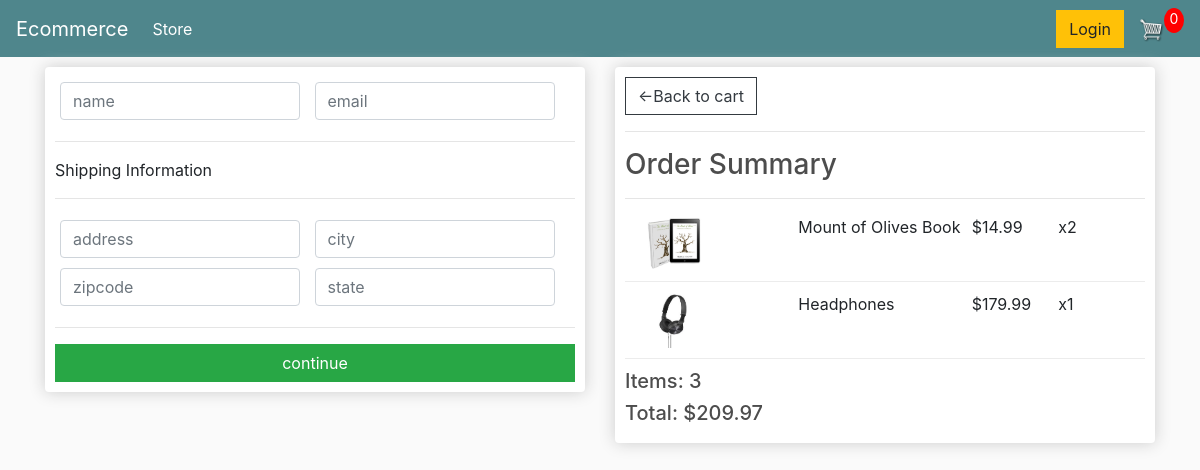
Screenshot of /checkout/ (signed in) with the database file from the repository.
### store/models.py (models this page shows, shortened)
class OrderItem(models.Model):
	product = models.ForeignKey(Product, on_delete=models.SET_NULL, null=True)
	order = models.ForeignKey(Order, on_delete=models.SET_NULL, null=True)
	quantity = models.IntegerField(default=0, null=True, blank=True)
	date_added = models.DateTimeField(auto_now_add=True)
	@property
	def get_total(self):
		total = self.product.price * self.quantity
		return total

class Product(models.Model):
	name = models.CharField(max_length=200, null=True)
	price = models.FloatField()
	digital = models.BooleanField(default=False, null=True, blank=True)
	image = models.ImageField(blank=True, null=True)
	@property
	def imageURL(self):
		try:
			url = self.image.url
		except:
			url = ''
		return url

class Order(models.Model):
	customer = models.ForeignKey(Customer, on_delete=models.SET_NULL, null=True, blank=True)
	date_ordered = models.DateTimeField(auto_now_add=True)
	complete = models.BooleanField(default=False)
	transaction_id = models.CharField(max_length=100, null=True)
	@property
	def get_cart_total(self):
		orderitems = self.orderitem_set.all()
		total = sum(item.get_total for item in orderitems)
		return total
	@property
	def get_cart_items(self):
		orderitems = self.orderitem_set.all()
		total = sum(item.quantity for item in orderitems)
		return total

### store/views.py (the view)
# urls.py: path('checkout/', views.checkout, name='checkout'),
def checkout(requests):
	if requests.user.is_authenticated:
			customer = requests.user.customer
			order, created = Order.objects.get_or_create(customer=customer, complete=False)
			items = order.orderitem_set.all()
	else:
			items = []
			order = {'get_cart_total':0, 'get_cart_items':0}
	context = {'items' : items, 'order': order}
	return render(requests,'store/checkout.html', context)

### Templates/store/checkout.html (shortened to what this page needs)
{% extends 'store/main.html' %}
{% load static %}
{% block content %}
	<div class="row">
		<div class="col-lg-6">
			<div class="box-element" id="form-wrapper">
				<form class="form">
					<div id="user-info">
						<div class="form-field">
							<input type="text" class="form-control" placeholder="name" name="email">
						</div>
						<div class="form-field">
							<input type="text" class="form-control" placeholder="email" name="email">
						</div>
					</div>
					<div id="shipping-info">
						<hr>
						<p>Shipping Information</p>
						<hr>
						<div class="form-field">
							<input type="text" class="form-control" placeholder="address" name="address">
						</div>
						<div class="form-field">
							<input type="text" class="form-control" placeholder="city" name="city">
						</div>
						<div class="form-field">
							<input type="text" class="form-control" placeholder="zipcode" name="zipcode">
						</div>
						<div class="form-field">
							<input type="text" class="form-control" placeholder="state" name="state">
						</div>
					</div>
					<hr>
					<input type="submit" value="continue" class="btn btn-success btn-block" id="form-button">
				</form>
			</div>
			<br>
		</div>
		<div class="col-lg-6">
			<div class="box-element">
				<a class="btn btn-outline-dark" href="{% url 'cart' %}">&#x2190;Back to cart</a>
				<hr>
				<h3>Order Summary</h3>
				<hr>
				{% for item in items %}
				<div class="cart-row">
					<div style="flex:2"><img class="row-image" src="{{item.product.imageURL}}"></div>
					<div style="flex:2"><p>{{item.product.name}}</p></div>
					<div style="flex:1"><p>${{item.product.price}}</p></div>
					<div style="flex:1"><p>x{{item.quantity}}</p></div>
				</div>
				{% endfor %}
				<h5>Items:   {{order.get_cart_items}}</h5>
				<h5>Total: ${{order.get_cart_total}}</h5>
			</div>
		</div>
	</div>
{% endblock content%}

### static/css/main.css (style rules this page uses)
body { background-color: hsl(0, 0%, 98%); }
h1,h2,h3,h4,h5,h6 { color:hsl(0, 0%, 30%); }
.box-element { box-shadow:hsl(0, 0%, 80%) 0 0 16px; background-color: #fff; border-radius: 4px; padding: 10px; }
.col-lg-4, .col-lg-6, .col-lg-8, .col-lg-12 { margin-top: 10px; }
.btn { border-radius: 0; }
.row-image { width: 100px; }
.form-field { width:250px; display: inline-block; padding: 5px; }
.cart-row { display: flex; align-items: flex-stretch; padding-bottom: 10px; margin-bottom: 10px; border-bottom: 1px solid #ececec; }

### rows the page displays
OrderItem: product.imageURL (picture), product.name "Mount of Olives Book", product.price "14.99", quantity "2"
OrderItem: product.imageURL (picture), product.name "Headphones", product.price "179.99", quantity "1"
Order: get_cart_items "3", get_cart_total "209.97"
